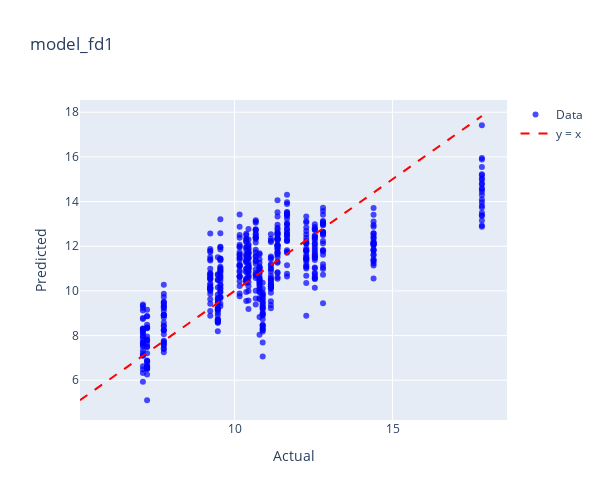
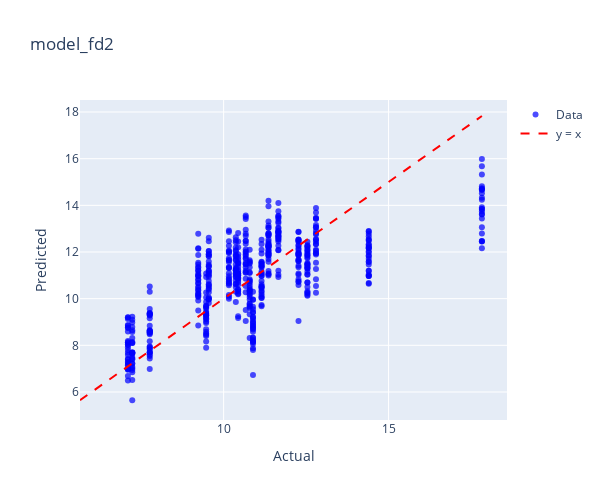
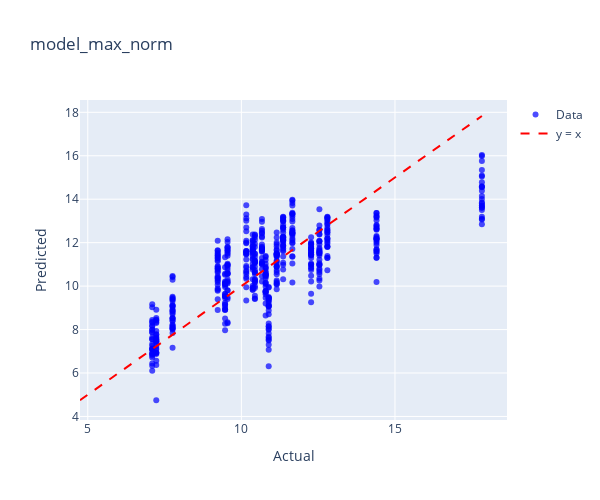
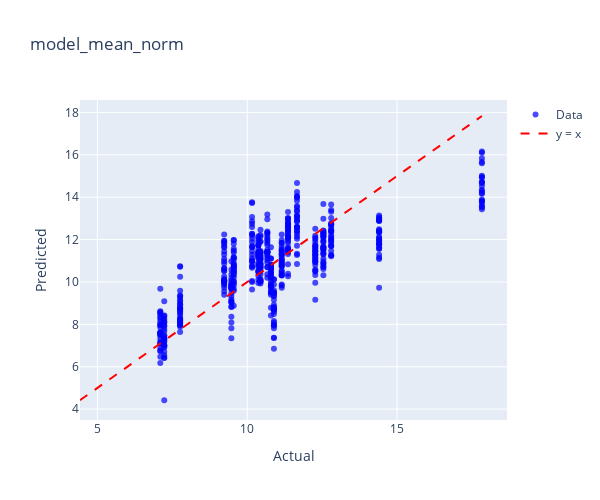

Write notebook code for charts like these, in order.
### Code cell
model_dict = {
    'model_fd1': (model_fd1, gula_reduksi_fd1),
    'model_fd2': (model_fd2, gula_reduksi_fd2),
    'model_max_norm': (model_max_norm, gula_reduksi_max_norm),
    'model_mean_norm': (model_mean_norm, gula_reduksi_mean_norm),
    'model_msc': (model_msc, gula_reduksi_msc),
    'model_ori': (model_ori, gula_reduksi_ori),
    'model_range_norm': (model_range_norm, gula_reduksi_range_norm),
    'model_sg1': (model_sg1, gula_reduksi_sg1),
    'model_sg2': (model_sg2, gula_reduksi_sg2),
    'model_snv': (model_snv, gula_reduksi_snv),
}

for name, (model, data) in model_dict.items():
    print(f"Plotting for {name}")
    plot_actual_vs_predicted_plotly(model, data, 'Gula Reduksi',name)

### Figure 1 — Plotly figure (JSON) as saved in the notebook; plotly's stock layout.template omitted (floating-point values rounded to 4 significant figures; data arrays with more than 128 entries replaced by an {"elided": "..."} marker saying what was removed)
{"data": [{"hovertemplate": "Index: %{text}<br>Actual: %{x}<br>Predicted: %{y}<extra></extra>", "marker": {"color": "blue", "opacity": 0.7, "size": 6}, "mode": "markers", "name": "Data", "text": {"elided": "578 str values"}, "type": "scatter", "x": {"elided": "578 float values"}, "y": {"elided": "578 float values"}}, {"line": {"color": "red", "dash": "dash"}, "mode": "lines", "name": "y = x", "type": "scatter", "x": [5.106, 17.83], "y": [5.106, 17.83]}], "layout": {"height": 500, "title": {"text": "model_fd1"}, "width": 600, "xaxis": {"title": {"text": "Actual"}}, "yaxis": {"title": {"text": "Predicted"}}}}

### Figure 2 — Plotly figure (JSON) as saved in the notebook; plotly's stock layout.template omitted (floating-point values rounded to 4 significant figures; data arrays with more than 128 entries replaced by an {"elided": "..."} marker saying what was removed)
{"data": [{"hovertemplate": "Index: %{text}<br>Actual: %{x}<br>Predicted: %{y}<extra></extra>", "marker": {"color": "blue", "opacity": 0.7, "size": 6}, "mode": "markers", "name": "Data", "text": {"elided": "578 str values"}, "type": "scatter", "x": {"elided": "578 float values"}, "y": {"elided": "578 float values"}}, {"line": {"color": "red", "dash": "dash"}, "mode": "lines", "name": "y = x", "type": "scatter", "x": [5.646, 17.83], "y": [5.646, 17.83]}], "layout": {"height": 500, "title": {"text": "model_fd2"}, "width": 600, "xaxis": {"title": {"text": "Actual"}}, "yaxis": {"title": {"text": "Predicted"}}}}

### Figure 3 — Plotly figure (JSON) as saved in the notebook; plotly's stock layout.template omitted (floating-point values rounded to 4 significant figures; data arrays with more than 128 entries replaced by an {"elided": "..."} marker saying what was removed)
{"data": [{"hovertemplate": "Index: %{text}<br>Actual: %{x}<br>Predicted: %{y}<extra></extra>", "marker": {"color": "blue", "opacity": 0.7, "size": 6}, "mode": "markers", "name": "Data", "text": {"elided": "578 str values"}, "type": "scatter", "x": {"elided": "578 float values"}, "y": {"elided": "578 float values"}}, {"line": {"color": "red", "dash": "dash"}, "mode": "lines", "name": "y = x", "type": "scatter", "x": [4.747, 17.83], "y": [4.747, 17.83]}], "layout": {"height": 500, "title": {"text": "model_max_norm"}, "width": 600, "xaxis": {"title": {"text": "Actual"}}, "yaxis": {"title": {"text": "Predicted"}}}}

### Figure 4 — Plotly figure (JSON) as saved in the notebook; plotly's stock layout.template omitted (floating-point values rounded to 4 significant figures; data arrays with more than 128 entries replaced by an {"elided": "..."} marker saying what was removed)
{"data": [{"hovertemplate": "Index: %{text}<br>Actual: %{x}<br>Predicted: %{y}<extra></extra>", "marker": {"color": "blue", "opacity": 0.7, "size": 6}, "mode": "markers", "name": "Data", "text": {"elided": "578 str values"}, "type": "scatter", "x": {"elided": "578 float values"}, "y": {"elided": "578 float values"}}, {"line": {"color": "red", "dash": "dash"}, "mode": "lines", "name": "y = x", "type": "scatter", "x": [4.419, 17.83], "y": [4.419, 17.83]}], "layout": {"height": 500, "title": {"text": "model_mean_norm"}, "width": 600, "xaxis": {"title": {"text": "Actual"}}, "yaxis": {"title": {"text": "Predicted"}}}}
